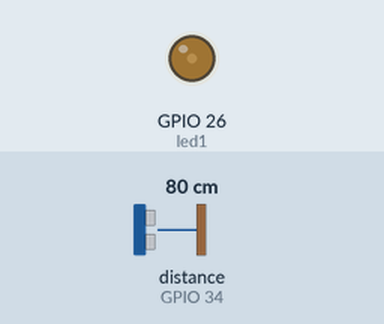
Recording of a program running on a simulated ESP32 board running MicroPython. Parts: output pins drawn as LEDs (lit = HIGH). The inputs (shaded band) are chosen by the test bench; at power-on: distance to the obstacle (sensor on GPIO 34) 80 cm. Library files of the repository ran but are not shown: hcsr04.py; pins used as bus, display or sensor lines are not drawn.

Above: at 1.2 s.
1.3 s: distance to the obstacle (sensor on GPIO 34) set to 120 cm
At 2.5 s:
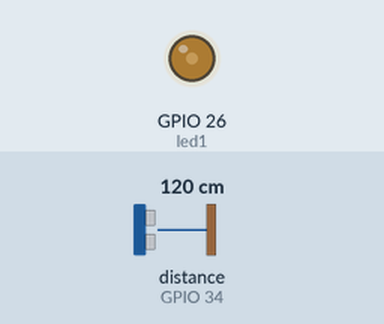
3.0 s: distance to the obstacle (sensor on GPIO 34) set to 250 cm
At 3.5 s:
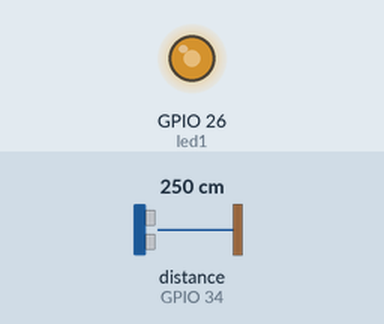
Timing chart, 0 to 6.0 s (numbered marks = the images above; inputs shaded):
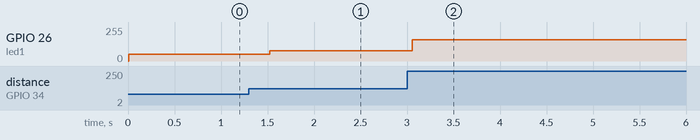

Measured:
- after the input at 1.3 s, GPIO 26 (led1): 51/255 → 76/255 after 0.22 s
- after the input at 3.0 s, GPIO 26 (led1): 76/255 → 159/255 after 0.05 s

The program:

oevelse1.3.py
```python
from machine import Pin, PWM
import uasyncio as asyncio
from hcsr04 import HCSR04
"""Øvelse 1.3 - prøv at styre brighthes med PWM på LED1,
    så brightness øges jo længere væk noget er fra educaboard"""

led1 = PWM(Pin(26, Pin.OUT))
ultrasonic = HCSR04(15, 34)

async def distance_brightness_control():
    while True:
        # dist typecastes til int
        dist = int(ultrasonic.distance_cm())
        if dist < 0: #  undgå tal under 0
            dist = 0
        # max distance 400 cm (400*2.5575=1023)
        led1.duty(int(dist*2.5575))
        await asyncio.sleep_ms(500)

loop = asyncio.new_event_loop()
loop.create_task(distance_brightness_control())
loop.run_forever()

    
```
